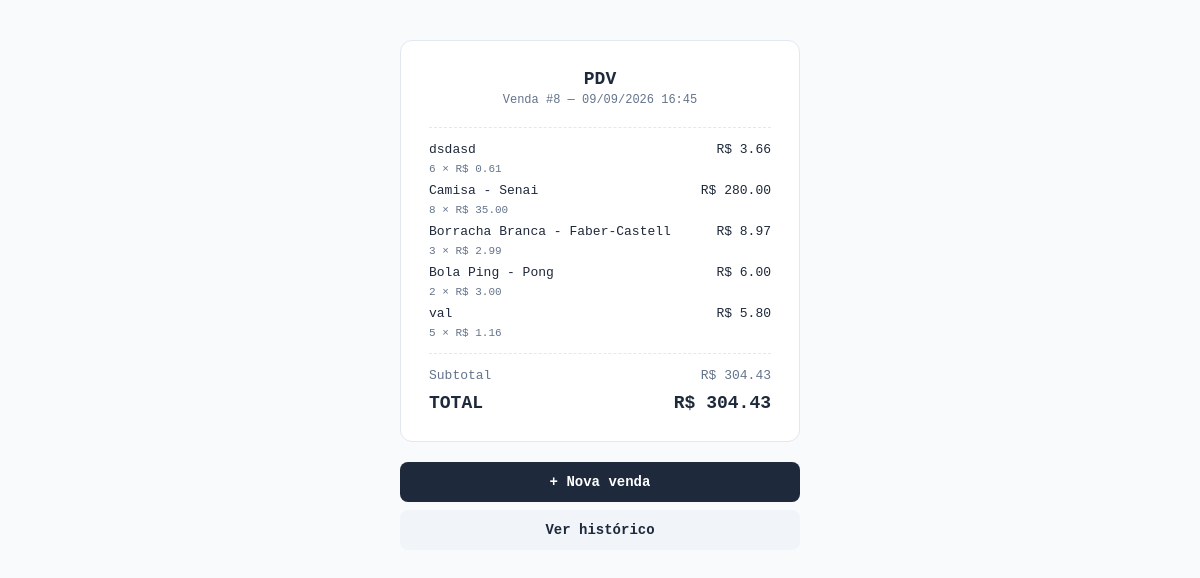
Screenshot of /pdv/venda/8 (signed in) with the database file from the repository.
### app/models/venda.py (models this page shows, shortened)
class Venda(Base):
    __tablename__ = "vendas"
    id         = Column(Integer, primary_key=True, index=True)
    cliente_id = Column(
        Integer,
        ForeignKey("clientes.id", ondelete="SET NULL"),
        nullable=True
    )
    usuario_id = Column(
        Integer,
        ForeignKey("usuarios.id", ondelete="SET NULL"),
        nullable=True
    )
    desconto_percentual = Column(Float, nullable=False, default=0.0)
    total_bruto  = Column(Float, nullable=False, default=0.0)
    total_liquido = Column(Float, nullable=False, default=0.0)
    observacao = Column(String(255), nullable=True)
    criado_em = Column(DateTime, server_default=func.now())
    cliente = relationship("Cliente", back_populates="vendas")
    usuario = relationship("Usuario", backref="vendas")
    itens   = relationship(
        "ItemVenda",
        back_populates="venda",
        cascade="all, delete-orphan"  # deleta itens se a venda for deletada
    )

class ItemVenda(Base):
    __tablename__ = "itens_venda"
    id         = Column(Integer, primary_key=True, index=True)
    venda_id   = Column(
        Integer,
        ForeignKey("vendas.id", ondelete="CASCADE"),
        nullable=False
    )
    produto_id = Column(
        Integer,
        ForeignKey("produtos.id", ondelete="SET NULL"),
        nullable=True
    )
    produto_nome   = Column(String(150), nullable=False)
    quantidade     = Column(Integer, nullable=False)
    preco_unitario = Column(Float, nullable=False)   # preço no momento da venda
    venda   = relationship("Venda", back_populates="itens")
    produto = relationship("Produto", backref="itens_venda")

### app/controllers/pdv_controller.py (the view)
@router.get("/venda/{venda_id}")
def detalhe_venda(
    venda_id: int,
    request: Request,
    db: Session = Depends(get_db),
    usuario = Depends(get_usuario_logado)
):
    venda = db.query(Venda).filter(Venda.id == venda_id).first()
    if not venda:
        return RedirectResponse(url="/pdv", status_code=302)
    return templates.TemplateResponse(
        request,
        "pdv/comprovante.html",
        {"request": request, "usuario": usuario, "venda": venda}
    )

### app/templates/pdv/comprovante.html (shortened to what this page needs)
<!DOCTYPE html>
<html lang="pt-br">
<head>
</head>
<body>
    <div class="cupom">
        <div class="titulo">PDV</div>
        <div class="subtitulo">
            Venda #{{ venda.id }} —
            {{ venda.criado_em.strftime('%d/%m/%Y %H:%M') }}
        </div>
        <hr class="linha-sep">
        {% for item in venda.itens %}
        <div class="item-linha">
            <span>{{ item.produto_nome }}</span>
            <span>R$ {{ "%.2f"|format(item.subtotal) }}</span>
        </div>
        <div class="item-desc">
            {{ item.quantidade }} × R$ {{ "%.2f"|format(item.preco_unitario) }}
        </div>
        {% endfor %}
        <hr class="linha-sep">
        <div class="total-linha">
            <span>Subtotal</span>
            <span>R$ {{ "%.2f"|format(venda.total_bruto) }}</span>
        </div>
        <div class="total-final">
            <span>TOTAL</span>
            <span>R$ {{ "%.2f"|format(venda.total_liquido) }}</span>
        </div>
    </div>
    <a href="/pdv" class="btn btn-nova">+ Nova venda</a>
    <a href="/pdv/historico" class="btn btn-hist">Ver histórico</a>
</body>
</html>

### app/templates/pdv/comprovante.html (style rules this page uses)
body { font-family: 'Courier New', monospace; max-width: 400px; margin: 40px auto; background: #f8fafc; color: #1e293b; }
.cupom { background: #fff; border: 1px solid #e2e8f0; border-radius: 12px; padding: 28px; }
.titulo { text-align: center; font-weight: 700; font-size: 18px; margin-bottom: 4px; }
.subtitulo { text-align: center; color: #64748b; font-size: 12px; margin-bottom: 20px; }
.linha-sep { border: none; border-top: 1px dashed #e2e8f0; margin: 14px 0; }
.item-linha { display: flex; justify-content: space-between; font-size: 13px; margin-bottom: 6px; }
.item-desc { color: #64748b; font-size: 11px; margin-bottom: 8px; }
.total-linha { display: flex; justify-content: space-between; font-size: 13px; margin-bottom: 6px; color: #64748b; }
.total-final { display: flex; justify-content: space-between; font-size: 18px; font-weight: 800; margin-top: 10px; }
.btn { display: block; text-align: center; margin-top: 20px; padding: 12px; border-radius: 8px; font-weight: 700; font-size: 14px; text-decoration: none; }
.btn-nova { background: #1e293b; color: #fff; }
.btn-hist { background: #f1f5f9; color: #1e293b; margin-top: 8px; }

### rows the page displays
Venda: id "8", criado_em "09/09/2026 16:45", total_bruto "304.43", total_liquido "304.43"
ItemVenda: produto_nome "dsdasd", subtotal "3.66", quantidade "6", preco_unitario "0.61"
ItemVenda: produto_nome "Camisa - Senai", subtotal "280.00", quantidade "8", preco_unitario "35.00"
ItemVenda: produto_nome "Borracha Branca - Faber-Castell", subtotal "8.97", quantidade "3", preco_unitario "2.99"
ItemVenda: produto_nome "Bola Ping - Pong", subtotal "6.00", quantidade "2", preco_unitario "3.00"
ItemVenda: produto_nome "val", subtotal "5.80", quantidade "5", preco_unitario "1.16"
